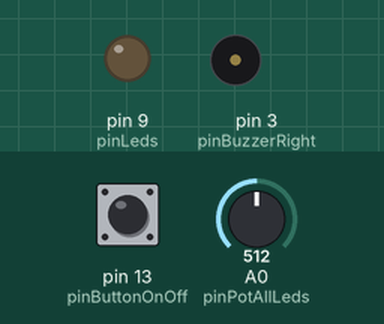
Simulated run of this sketch. Board: Arduino Uno, built with avr-gcc and run on an emulated ATmega328P. On the bench: output pins drawn as LEDs (lit = HIGH), buzzer (waves = sounding). The inputs (shaded band) are chosen by the test bench; at power-on: pin 13 (pinButtonOnOff) HIGH, A0 (pinPotAllLeds) = 512.

Above: at 1.2 s.
1.3 s: pin 13 (pinButtonOnOff) pulled LOW for 0.15 s
At 1.56 s:
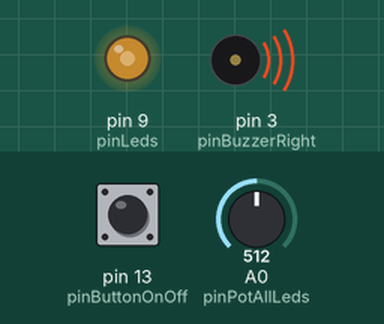
4.3 s: A0 (pinPotAllLeds) set to 900
At 5.0 s:
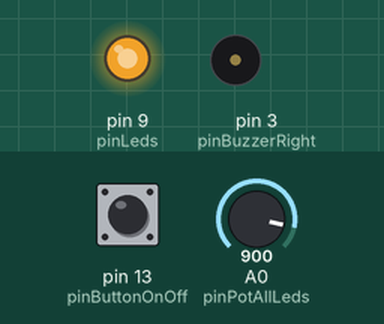
7.3 s: A0 (pinPotAllLeds) set to 716
At 7.59 s:
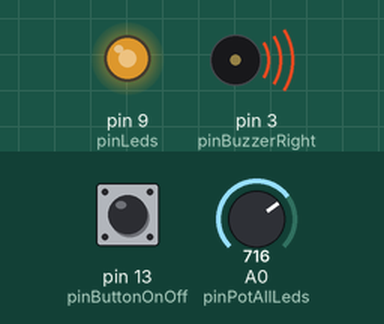
10.3 s: A0 (pinPotAllLeds) set to 122
At 10.4 s:
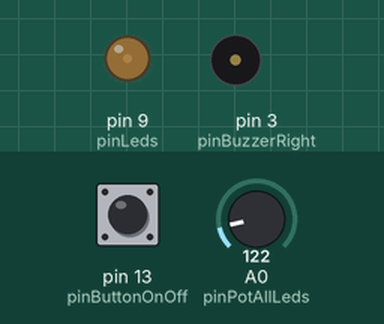
13.3 s: A0 (pinPotAllLeds) set to 511
At 13.4 s:
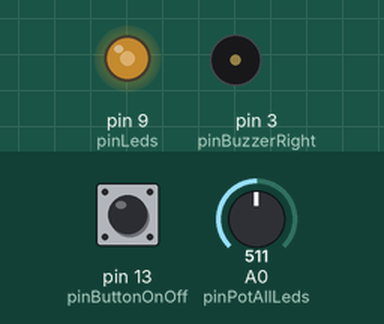
16.3 s: pin 13 (pinButtonOnOff) pulled LOW for 1 s
At 17.7 s:
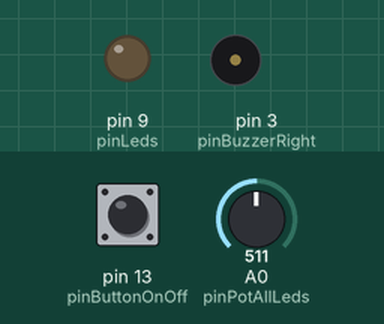
Timing chart, 0 to 19.3 s (numbered marks = the images above; inputs shaded):
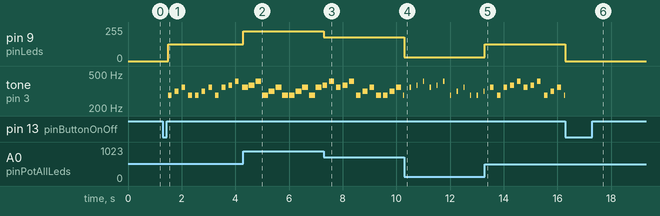

The sketch:

main.ino
```cpp
// Pinos
const int pinLeds = 9;
const int pinPotAllLeds = A0;
const int pinBuzzerLeft = 2;
const int pinBuzzerRight = 3;
const int pinButtonOnOff = 13;

// Variáveis
int luminosidadeLEDS = 0;

bool sistemaLigado = false;
bool ultimoEstadoBotao = HIGH;

// Música
int melody[] = {
  262, 294, 330, 262,
  262, 294, 330, 262,
  330, 349, 392,
  330, 349, 392
};

int noteDurations[] = {
  4,4,4,4,
  4,4,4,4,
  4,4,4,
  4,4,4
};

int noteIndex = 0;

unsigned long noteStartTime = 0;
bool tocandoNota = false;

void setup() {

  pinMode(pinLeds, OUTPUT);

  pinMode(pinBuzzerLeft, OUTPUT);
  pinMode(pinBuzzerRight, OUTPUT);

  pinMode(pinButtonOnOff, INPUT_PULLUP);
}

void loop() {

  // ===== BOTÃO =====
  bool estadoBotao = digitalRead(pinButtonOnOff);

  if (estadoBotao == LOW && ultimoEstadoBotao == HIGH) {

    sistemaLigado = !sistemaLigado;

    if (!sistemaLigado) {

      noTone(pinBuzzerLeft);
      noTone(pinBuzzerRight);

      analogWrite(pinLeds, 0);
    }

    delay(200);
  }

  ultimoEstadoBotao = estadoBotao;

  if (!sistemaLigado) return;

  // ===== POTENCIÔMETRO =====
  luminosidadeLEDS =
    map(analogRead(pinPotAllLeds), 0, 1023, 0, 255);

  analogWrite(pinLeds, luminosidadeLEDS);

// ===== DESLIGA SOM SE FOR ZERO =====
if (luminosidadeLEDS <= 5) {

  if (tocandoNota) {

    noTone(pinBuzzerLeft);
    noTone(pinBuzzerRight);

    tocandoNota = false;

    // Reinicia música
    noteIndex = 0;
  }

  return;
}

  // ===== MÚSICA =====

  int noteDuration =
    1000 / noteDurations[noteIndex];

  // Quanto menor o potenciômetro,
  // menor o tempo do som
  int tempoSom =
    map(luminosidadeLEDS, 1, 255, 20, noteDuration);

  // Toca nota
  if (!tocandoNota) {

    tone(pinBuzzerLeft, melody[noteIndex]);
    tone(pinBuzzerRight, melody[noteIndex] + 20);

    noteStartTime = millis();

    tocandoNota = true;
  }

  // Desliga antes do fim para simular volume
  if (millis() - noteStartTime >= tempoSom) {

    noTone(pinBuzzerLeft);
    noTone(pinBuzzerRight);
  }

  // Próxima nota
  if (millis() - noteStartTime >= noteDuration) {

    noteIndex++;

    if (noteIndex >= 14) {
      noteIndex = 0;
    }

    tocandoNota = false;
  }
}
```

Measured:
- after the input at 1.3 s, pin 9 (pinLeds): 0/255 → 127/255 after 0.20 s; tone on pin 3 (pinBuzzerRight): plays 282 Hz for 0.13 s, 314 Hz for 0.13 s, 350 Hz for 0.13 s, 282 Hz for 0.13 s, 282 Hz for 0.13 s, 314 Hz for 0.13 s … (12 notes in this stretch), starting after 0.20 s
- after the input at 4.3 s, pin 9 (pinLeds): 127/255 → 224/255 at once
- after the input at 7.3 s, pin 9 (pinLeds): 224/255 → 178/255 at once
- after the input at 10.3 s, pin 9 (pinLeds): 178/255 → 30/255 at once
- after the input at 13.3 s, pin 9 (pinLeds): 30/255 → 127/255 at once
- after the input at 16.3 s, pin 9 (pinLeds): 127/255 → 0/255 at once
